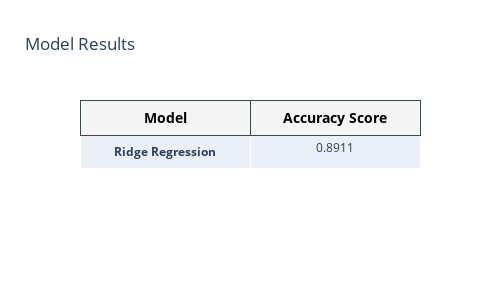

Notebook code for this chart:
### Code cell
import plotly.graph_objs as go
import numpy as np

# Assuming the rest of your code follows this import statement
fig = go.Figure(data=[go.Table(header=dict(values=['<b>Model<b>', '<b>Accuracy Score<b>'],
                                           line_color='darkslategray', fill_color='whitesmoke',
                                           align=['center', 'center'],
                                           font=dict(color='black', size=14), height=7),
                               cells=dict(values=[['<b> Ridge Regression <b>'],
                                                  [np.round(r2_score(y_test, y_pred_ridge).mean(), 4,)]]))])

fig.update_layout(width=500, height=300)
fig.update_layout(title="Model Results")
fig.show()

### Figure 1 — Plotly figure (JSON) as saved in the notebook; plotly's stock layout.template omitted (floating-point values rounded to 4 significant figures)
{"data": [{"cells": {"values": [["<b> Ridge Regression <b>"], [0.8911]]}, "header": {"align": ["center", "center"], "fill": {"color": "whitesmoke"}, "font": {"color": "black", "size": 14}, "height": 7, "line": {"color": "darkslategray"}, "values": ["<b>Model<b>", "<b>Accuracy Score<b>"]}, "type": "table"}], "layout": {"height": 300, "title": {"text": "Model Results"}, "width": 500}}
